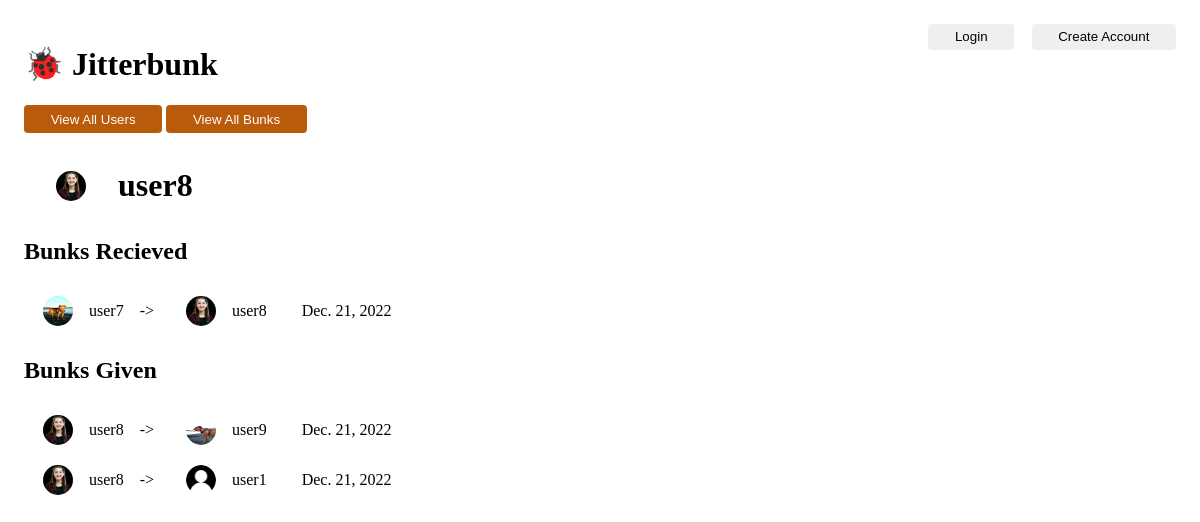
The page /user/9 on the database its author committed.
### jitter/models.py (models this page shows, shortened)
class JitterbunkUser(models.Model):
	photo = models.ImageField(upload_to="photos")
	user = models.OneToOneField(User, on_delete=models.CASCADE)
	def __str__(self):
		return self.user.username

class Bunk(models.Model):
	from_user = models.ForeignKey(JitterbunkUser, on_delete=models.SET_NULL, related_name="bunks_sent", null=True)
	to_user = models.ForeignKey(JitterbunkUser, on_delete=models.SET_NULL, related_name="bunks_recieved", null=True)
	time = models.DateTimeField('bunk time')

### jitter/views.py (the view)
# urls.py: path('user/<int:user_id>', views.UserBunkView.as_view(), name='user_page'),
class UserBunkView(generic.TemplateView):
    template_name = "jitter/user_page.html"
    def get_context_data(self, **kwargs):
        context = super().get_context_data(**kwargs)
        user = get_object_or_404(JitterbunkUser, pk=kwargs["user_id"])
        context["user"] = user
        context["bunks_recieved"] = user.bunks_recieved.all().order_by('-time')
        context["bunks_given"] = user.bunks_sent.all().order_by('-time')
        context["users"] = JitterbunkUser.objects.all()
        return context

### jitter/templates/jitter/user_page.html (shortened to what this page needs)
{% load static %}
<link rel="stylesheet" type="text/css" href="{% static 'jitter/style.css' %}">
{% include "jitter/header.html" %}
<nav>
	<button onclick="location.href='{% url 'jitter:users' %}'"> View All Users </button>
	<button onclick="location.href='{% url 'jitter:all_bunks' %}'"> View All Bunks </button>
</nav>
<h1> {% include "jitter/user.html" %}</h1>
<h2> Bunks Recieved </h2>
{% include "jitter/bunk_list.html" with bunk_list=bunks_recieved %}
<h2> Bunks Given </h2>
{% include "jitter/bunk_list.html" with bunk_list=bunks_given %}

### jitter/templates/jitter/user.html
{% load static %}
<link rel="stylesheet" type="text/css" href="{% static 'jitter/style.css' %}">
<a href="{% url 'jitter:user_page' user.id %}" class="user-info">
	{% if user.photo %}
		<img class="user-photo" src="{{user.photo.url}}"/>
	{% else %}
		<img class="user-photo" src="{% static 'jitter/images/default.png' %}"/>
	{% endif %}
	{{ user }}
</a>

### jitter/templates/jitter/bunk_list.html
{% load static %}
<link rel="stylesheet" type="text/css" href="{% static 'jitter/style.css' %}">
{% if bunk_list %}
	<table>
	{% for bunk in bunk_list %}
	<tr>
		<td>
			<div class="bunk">
				{% include "jitter/user.html" with user=bunk.from_user%}
				<span class="arrow"> -> </span>
				{% include "jitter/user.html" with user=bunk.to_user%}
			</div>
		</td>
		<td class="bunk-time">
			{{ bunk.time.date }}
		</td>
	</tr>
	{% endfor %}
	</table>
{% else %}
	<p> No bunks. </p>
{% endif %}

### jitter/static/jitter/style.css (style rules this page uses)
.user-photo { max-height: 30px; max-width: 30px; min-height: 30px; min-width: 30px; object-fit: fill; border-radius: 50%; margin: 0.5em 1em; }
.user-info { text-decoration: none; color: black; display: flex; align-items: center; }
.bunk { display: inline-flex; align-items: center; }
.bunk-time { padding-left: 2em; }
.arrow { margin: .5em 1em; }
a { text-decoration: none; }
nav button { background-color: #ba5a0b; color: white; border: none; border-radius: .3em; padding: .5em 2em; }

### rows shown on the page
JitterbunkUser: photo (picture), user.username "user8"
Bunk: photo (picture), time "Dec. 21, 2022"
JitterbunkUser: user.username "user7"
Bunk: photo (picture), time "Dec. 21, 2022"
JitterbunkUser: user.username "user9"
Bunk: photo (picture), time "Dec. 21, 2022"
JitterbunkUser: user.username "user1"
